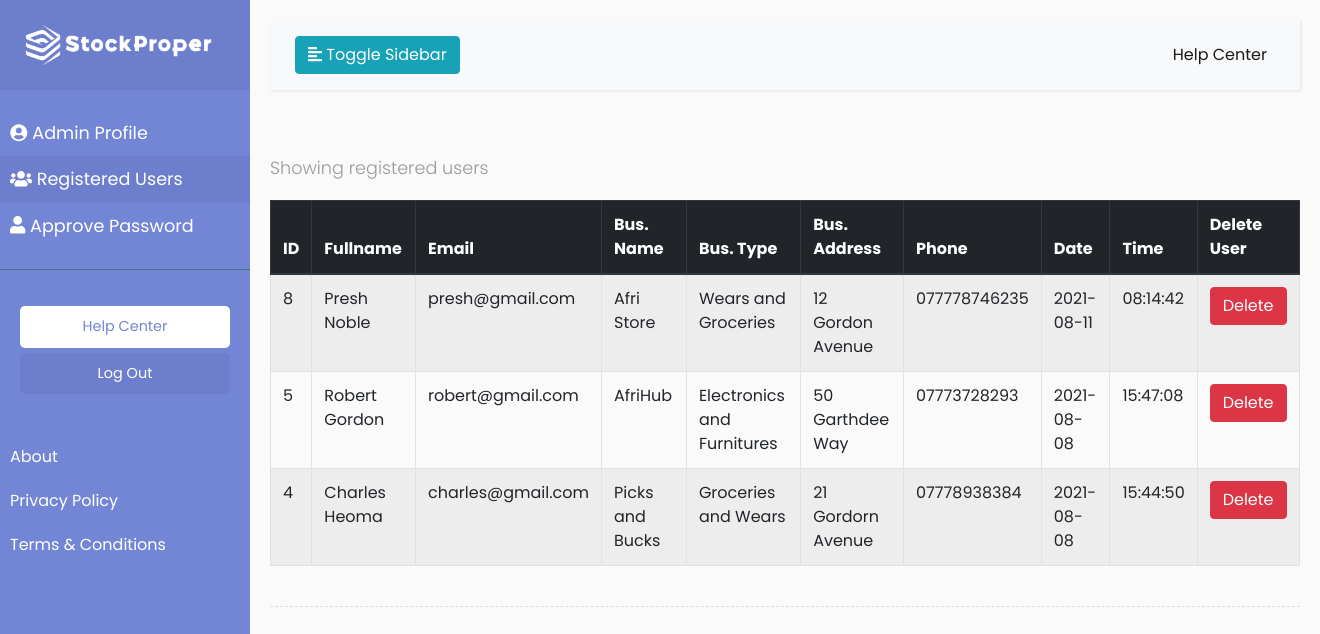
The page /admin/index.php?users (signed in) on the database its author committed.
### tables this page shows
CREATE TABLE `users` (
  `userid` int(11) NOT NULL,
  `fullname` varchar(60) NOT NULL,
  `username` varchar(30) NOT NULL,
  `email_address` varchar(30) NOT NULL,
  `password` varchar(255) NOT NULL,
  `business_name` varchar(60) NOT NULL,
  `business_type` varchar(90) NOT NULL,
  `business_address` varchar(225) NOT NULL,
  `postcode` varchar(11) NOT NULL,
  `phone` varchar(15) NOT NULL,
  `created_at` datetime NOT NULL DEFAULT current_timestamp()
);

### admin/users.html.php (the view, shortened to what this page needs)
<!DOCTYPE html>
<html>
<head>
    <link rel="stylesheet" href="https://stackpath.bootstrapcdn.com/bootstrap/4.1.0/css/bootstrap.min.css">
    <link rel="stylesheet" href="../assets/css/style2.css">
</head>
<body>
    <div class="wrapper">
        <nav id="sidebar">
            <div class="sidebar-header">
                <a class="logo" href=".">
                    <img src="../assets/images/stockproper2.png" alt="stockproper" height="50">
                  </a>
            </div>
            <ul class="list-unstyled components">
                <li>
                    <a href="."><i class="fas fa-user-circle"></i> Admin Profile</a>
                </li>
              <li class="active">
                  <a href="?users"><i class="fas fa-users"></i> Registered Users</a>
              </li>
              <li>
                  <a href="?password-approval"><i class="fas fa-user"></i> Approve Password</a>
              </li>
            </ul>
            <ul class="list-unstyled CTAs">
                <li>
                    <a href="../contact.html" class="download">Help Center</a>
                </li>
                <li>
                    <a href="?logout" class="article">Log Out</a>
                </li>
            </ul>
            <ul class="nav navbar-nav ml-auto">
                <li class="nav-item">
                    <a class="nav-link" href="../about.html" style="font-size: medium;">About</a>
                </li>
                <li class="nav-item">
                    <a class="nav-link" href="../privacy.html" style="font-size: medium;">Privacy Policy</a>
                </li>
                <li class="nav-item">
                    <a class="nav-link" href="../terms.html" style="font-size: medium;">Terms & Conditions</a>
                </li>
            </ul>
        </nav>
        <div id="content">
            <nav class="navbar navbar-expand-lg navbar-light bg-light">
                <div class="container-fluid">
                    <button type="button" id="sidebarCollapse" class="btn btn-info">
                        <i class="fas fa-align-left"></i>
                        <span>Toggle Sidebar</span>
                    </button>
                    <div class="collapse navbar-collapse" id="navbarSupportedContent">
                        <ul class="nav navbar-nav ml-auto">
                            <li class="nav-item active">
                                <a class="nav-link" href="../contact.html">Help Center</a>
                            </li>
                        </ul>
                    </div>
                </div>
            </nav>
            <table id="example" style="width:100%" class="table table-striped table-bordered">
                <div>
                    <br> <p>Showing registered users</p>
                </div>
                <thead class="thead-dark">
                <tr>
                    <th>ID</th>
                    <th>Fullname</th>
                    <th>Email</th>
                    <th>Bus. Name</th>
                    <th>Bus. Type</th>
                    <th>Bus. Address</th>
                    <th>Phone</th>
                    <th>Date</th>
                    <th>Time</th>
                    <th>Delete User </th>
                </tr>
                </thead>
                <tbody>
                <?php if (!$users){ echo '<tr><td>No Record Found</td></tr>'; } else{ foreach ($users as $user): ?>
                <form method="POST">
                    <tr>
                        <td><?php echo $user['userid']; ?></td>
                        <td><?php echo $user['fullname']; ?></td>
                        <td><?php echo $user['email_address']; ?></td>
                        <td><?php echo $user['business_name']; ?></td>
                        <td><?php echo $user['business_type']; ?></td>
                        <td><?php echo $user['business_address']; ?></td>
                        <td><?php echo $user['phone']; ?></td>
                        <td><?php echo $user['date']; ?></td>
                        <td><?php echo $user['time']; ?></td>
                        <td>
                            <input type="submit" class="btn btn-danger" name="action" value="Delete" />
                        </td>
                    </tr>
                </form>
                <?php endforeach; } ?>
                </tbody>
            </table>
            <div class="line"></div>
        </div>
    </div>
</body>
</html>

### admin/index.php (shortened to what this page needs)
<?php
if(isset($_GET['users'])) {
try{
    include '../assets/dbConnect.php';
    $query = "SELECT userid, fullname, email_address, business_name, business_type,
    business_address, phone, date(created_at) as date, time(created_at) as time FROM users ORDER BY created_at DESC";
    $result = $db->query($query);
    if($result){
      $users = $result->fetch_all(MYSQLI_ASSOC);
      include 'users.html.php';
      exit;
    }else{
      $_SESSION['message'] = 'Error occured '. $db->error;
      include 'message.html.php';
    }
  }catch(Exception $ex){
    $_SESSION['message'] = 'Error occured '. $ex;
    include 'message.html.php';
  }
}
?>

### assets/css/style2.css (style rules this page uses)
body { font-family: 'Poppins', sans-serif; background: #fafafa; }
p { font-family: 'Poppins', sans-serif; font-size: 1.1em; font-weight: 300; line-height: 1.7em; color: #999; }
a, a:hover, a:focus { color: inherit; text-decoration: none; transition: all 0.3s; }
.navbar { padding: 15px 10px; background: #fff; border: none; border-radius: 0; margin-bottom: 40px; box-shadow: 1px 1px 3px rgba(0, 0, 0, 0.1); }
.line { width: 100%; height: 1px; border-bottom: 1px dashed #ddd; margin: 40px 0; }
.wrapper { display: flex; width: 100%; align-items: stretch; }
#sidebar { min-width: 250px; max-width: 250px; background: #7386D5; color: #fff; transition: all 0.3s; }
#sidebar .sidebar-header { padding: 20px; background: #6d7fcc; }
#sidebar ul.components { padding: 20px 0; border-bottom: 1px solid #47748b; }
#sidebar ul li a { padding: 10px; font-size: 1.1em; display: block; }
#sidebar ul li.active>a, a[aria-expanded="true"] { color: #fff; background: #6d7fcc; }
ul.CTAs { padding: 20px; }
ul.CTAs a { text-align: center; font-size: 0.9em !important; display: block; border-radius: 5px; margin-bottom: 5px; }
a.download { background: #fff; color: #7386D5; }
a.article, a.article:hover { background: #6d7fcc !important; color: #fff !important; }
#content { width: 100%; padding: 20px; min-height: 100vh; transition: all 0.3s; }

### rows shown on the page
users: userid "8", fullname "Presh Noble", email_address "presh@gmail.com", business_name "Afri Store", business_type "Wears and Groceries", business_address "12 Gordon Avenue", phone "077778746235", date "2021-08-11", time "08:14:42"
users: userid "5", fullname "Robert Gordon", email_address "robert@gmail.com", business_name "AfriHub", business_type "Electronics and Furnitures", business_address "50 Garthdee Way", phone "07773728293", date "2021-08-08", time "15:47:08"
users: userid "4", fullname "Charles Heoma", email_address "charles@gmail.com", business_name "Picks and Bucks", business_type "Groceries and Wears", business_address "21 Gordorn Avenue", phone "07778938384", date "2021-08-08", time "15:44:50"
